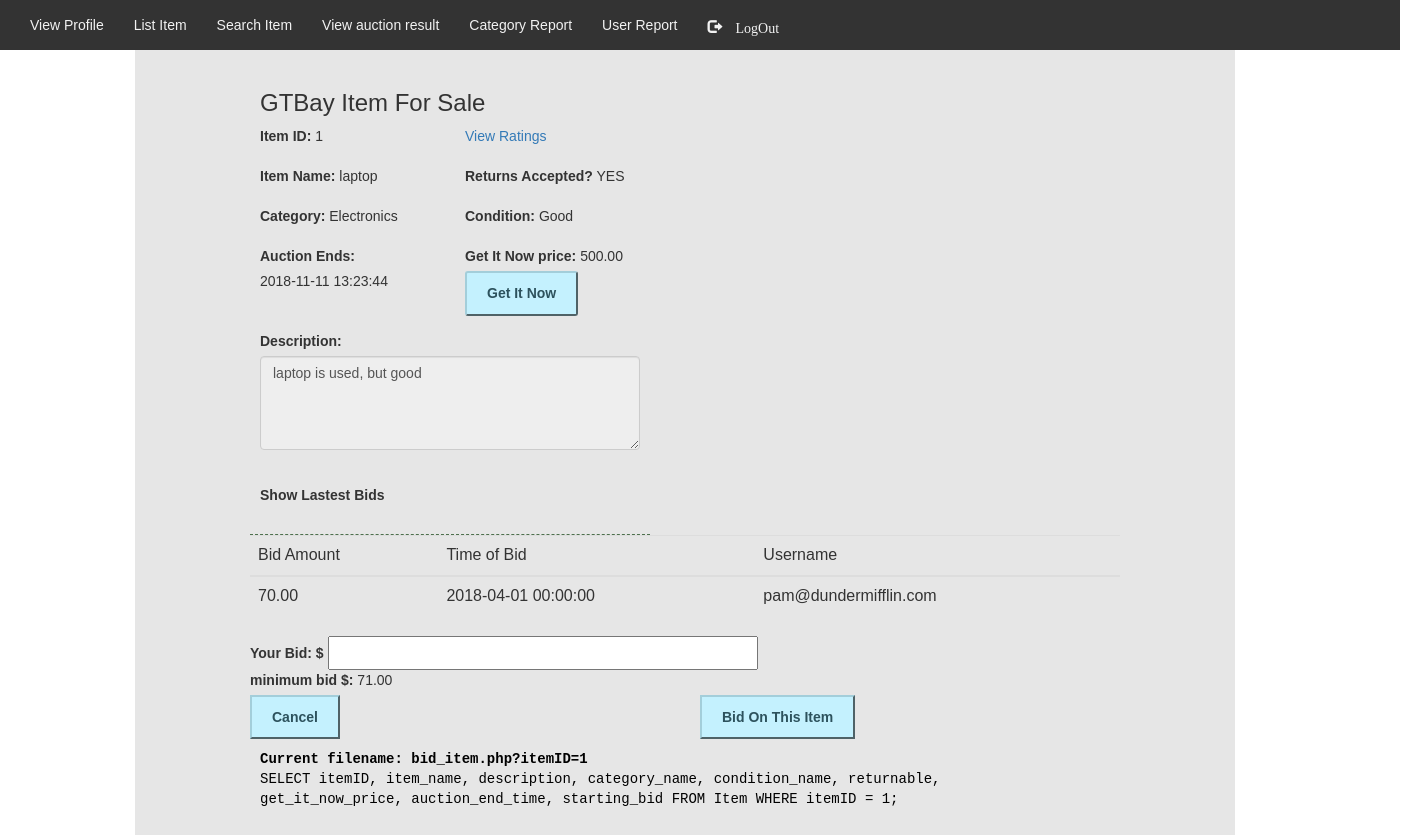
Screenshot of /bid_item.php?itemID=1 (signed in) with the database file from the repository.
### tables this page shows
CREATE TABLE `Item` (
  `itemID` int(16) UNSIGNED NOT NULL AUTO_INCREMENT,
  `username` varchar(250) NOT NULL,
  `item_name` varchar(250) NOT NULL,
  `description` varchar(250) NOT NULL,
  `get_it_now_price` decimal(13,2) DEFAULT NULL,
  `minimum_sale_price` decimal(13,2) NOT NULL,
  `returnable` tinyint(1) NOT NULL,
  `starting_bid` decimal(13,2) NOT NULL,
  `auction_end_time` datetime NOT NULL,
  `category_name` varchar(250) NOT NULL,
  `condition_name` varchar(250) NOT NULL,
   PRIMARY KEY (itemID),
   KEY username (username),
   KEY condition_name (condition_name),
   KEY category_name (category_name)
);

### bid_item.php (the view, shortened to what this page needs)
<?php
include('lib/common.php');
$search_itemID = (int)$_GET['itemID'];
$query = "SELECT itemID, item_name, description, category_name, condition_name, returnable, get_it_now_price, auction_end_time, starting_bid " .
"FROM Item " .
"WHERE itemID = $search_itemID";
$result = mysqli_query($db, $query);
if (!empty($result) && (mysqli_num_rows($result) == 0) ) {
	array_push($error_msg,  "SELECT ERROR:  <br>" . __FILE__ ." line:". __LINE__ );
} else {
	while ($row = mysqli_fetch_array($result, MYSQLI_ASSOC)){
		$ID_item = $row['itemID'];
		$name_item = $row['item_name'];
		$description_item = $row['description'] ;
		$condition_item = $row['condition_name'];
		$category_item = $row['category_name'];
		$returable = (int)$row['returnable'];
		$getitnowprice_item = $row['get_it_now_price'];
		$auctionendtime_item = $row['auction_end_time'];
		$starting_bid = $row['starting_bid'];
	}
}
$min_query = "SELECT max(bid_amount) AS MAX FROM `Bid/GetItNow` WHERE itemID=$search_itemID; ";
$min_result = mysqli_query($db, $min_query);
if (!empty($min_result) && (mysqli_num_rows($min_result) == 0) ) {
	array_push($error_msg,  "SELECT ERROR:  <br>" . __FILE__ ." line:". __LINE__ .$min_query);
} else {
	while ($row = mysqli_fetch_array($min_result, MYSQLI_ASSOC)){
		$min_bid = $row['MAX'];
	}
}
if($min_bid <= $starting_bid) {
	if($starting_bid > 0) {
		$min_bid = $starting_bid;
	} else {
		$min_bid = 0.01;
	}
} else {
	$min_bid = $min_bid + 1;
}
$min_bid = number_format((float)$min_bid, 2, '.', '');
$cur_username = $_SESSION['username'];
$desc_query = "SELECT * FROM Item WHERE itemID = $search_itemID AND username = '$cur_username'";
$desc_result = mysqli_query($db, $desc_query);
$desc_count = mysqli_num_rows($desc_result);
?>
<?php include("lib/menu.php"); ?>
<link rel="stylesheet" href="css/style.css">
<div class="container">
	<div class="center_content">
		<div class="col-lg-10 col-lg-offset-1">
			<div class="features">
				<div class="profile_section">
					<h3>GTBay Item For Sale</h3>
					<form class="bidform" action="bid_item.php" method="post">
						<div class = "row">
							<div class = "col-md-6">
								<div class = "form-group">
									<label for = "itemname_form"> Item ID:</label>
									<?php print $ID_item ;?>
								</div>
							</div>
							<div class = "col-md-6">
								<div class = "form-group">
									<?php
									print '<td><a href="rating.php?itemID=' . urlencode($search_itemID) . '">View Ratings</a></td>';
									?><br>
								</div>
							</div>
						</div>
						<div class = "row">
							<div class = "col-md-6">
								<div class = "form-group">
									<label for = "itemname_form"> Item Name: </label>
									<?php print $name_item;?><br>
								</div>
							</div>
							<div class="col-md-6">
								<div class="form-group">
									<label for="returnable_form">Returns Accepted?  </label>
									<?php
									if( $returable == 1){
										print 'YES';
									} else {
										print 'NO';
									}
									?>
								</div>
							</div>
						</div>
						<div class = "row">
							<div class="col-md-6">
								<div class="form-group">
									<label for="category_form">Category: </label>
									<?php print $category_item;?>
								</div>
							</div>
							<div class="col-md-6">
								<div class="form-group">
									<label for="category_form">Condition: </label>
									<?php print $condition_item;?>
								</div>
							</div>
						</div>
						<div class = "row">
							<div class="col-md-6">
								<div class="form-group">
									<label for="auctionend_form">Auction Ends: </label>
									<br><?php print $auctionendtime_item;?>
								</div>
							</div>
							<div class="col-md-6">
								<div class="form-group">
									<label for="getitnow_form">Get It Now price:  </label>
									<?php print $getitnowprice_item;?>
									<?php if(!empty($getitnowprice_item)) : ?>
										<input type="submit" name="getitnow" class="button btn-sm" value="Get It Now"><br>
									<?php else : ?>
										<input type="hidden" name="getitnow_1" class="button btn-sm" value="Get It Now"><br>
									<?php endif; ?>
								</div>
							</div>
						</div>
						<div class = "row">
							<div class = "col-md-12">
								<div class = "form-group">
									<label for = "description_form"> Description: </label>
									<?php if($desc_count > 0) : ?>
										<textarea id = "description_form"  name = "new_description" class = "form-control" rows = "4" placeholder = "<?php print $description_item;?>"><?php print $description_item;?></textarea>
										<input type="submit" name= "update_description" class="button btn-sm" value="UpdateDescription">
									<?php else : ?>
										<textarea readonly id = "description_form" name = "new_description" placeholder = "<?php print $description_item;?>" class = "form-control" rows = "4"><?php print $description_item;?> </textarea>
									<?php endif; ?><br>
								</div>
							</div>
						</div>
						<label><strong>Show Lastest Bids </strong></label>
					</div>
						<table class="table table-hover">
							<tr>
								<td class='heading'>Bid Amount</td>
								<td class='heading'>Time of Bid</td>
								<td class='heading'>Username</td>
							</tr>
							<tbody>
								<?php
								$bid_query = "SELECT bid_amount, date_and_time, username FROM `Bid/GetItNow` WHERE itemID = $search_itemID ORDER BY date_and_time DESC LiMIT 4; ";
								$bid_result = mysqli_query($db, $bid_query);
								if (isset($bid_result)) {
									while ($row = mysqli_fetch_array($bid_result, MYSQLI_ASSOC)){
										print "<tr>";
										print "<td>{$row['bid_amount']}</td>";
										print "<td>{$row['date_and_time']}</td>";
										print "<td>{$row['username']}</td>";
										print "</tr>";
									}
								}
								?>
							</tbody>
						</table>
						<label><strong>Your Bid: $ </strong></label>
						<input type="text" class="inputvalues" name="yourbid" /><br>
						<label>minimum bid $:</label>
						<?php print $min_bid;?><br>
						<div class = "row">
							<div class="col-md-6">
								<a href="search_item.php"><input type="button" onclick="history.back();" value="Cancel" class="button" /></a>
							</div>
							<div class="col-md-6">
								<input type="submit" name="bid_btn" class="button" value="Bid On This Item"/>
							</div>
						</div>
					<?php include("lib/error.php"); ?>
			</div>
		</div>
	</div>
</div>
</body>
</html>

### css/style.css (style rules this page uses)
body { margin: 0; font-family: Arial, Helvetica, sans-serif; }
.center_content { background-color: #e6e6e6; padding: 10px; height: 1200px; width: 1100px; }
.button { border-top: 2px solid #a3ceda; border-left: 2px solid #a3ceda; border-right: 2px solid #4f6267; border-bottom: 2px solid #4f6267; padding: 10px 20px !important; font-size: 14px !important; background-color: #c4f1fe; font-weight: bold; color: #2d525d; }
.profile_section { float:left; width:400px; border-bottom:1px #4d704d dashed; padding:10px 10px 10px 10px; }
.inputvalues { width:430px; margin:0 auto; padding:5px; }

### rows the page displays
item: itemID "1", item_name "laptop", category_name "Electronics", condition_name "Good", auction_end_time "2018-11-11 13:23:44", get_it_now_price "500.00", new_description "laptop is used, but good"
bid/getitnow: bid_amount "70.00", date_and_time "2018-04-01 00:00:00", username "pam@dundermifflin.com"

### other values shown
$min_bid "71.00"
$query "Current filename: bid_item.php?itemID=1"
$query "SELECT itemID, item_name, description, category_name, condition_name, returnable, get_it_now_price, auction_end_time, starting_bid FROM Item WHERE itemID = 1;"
